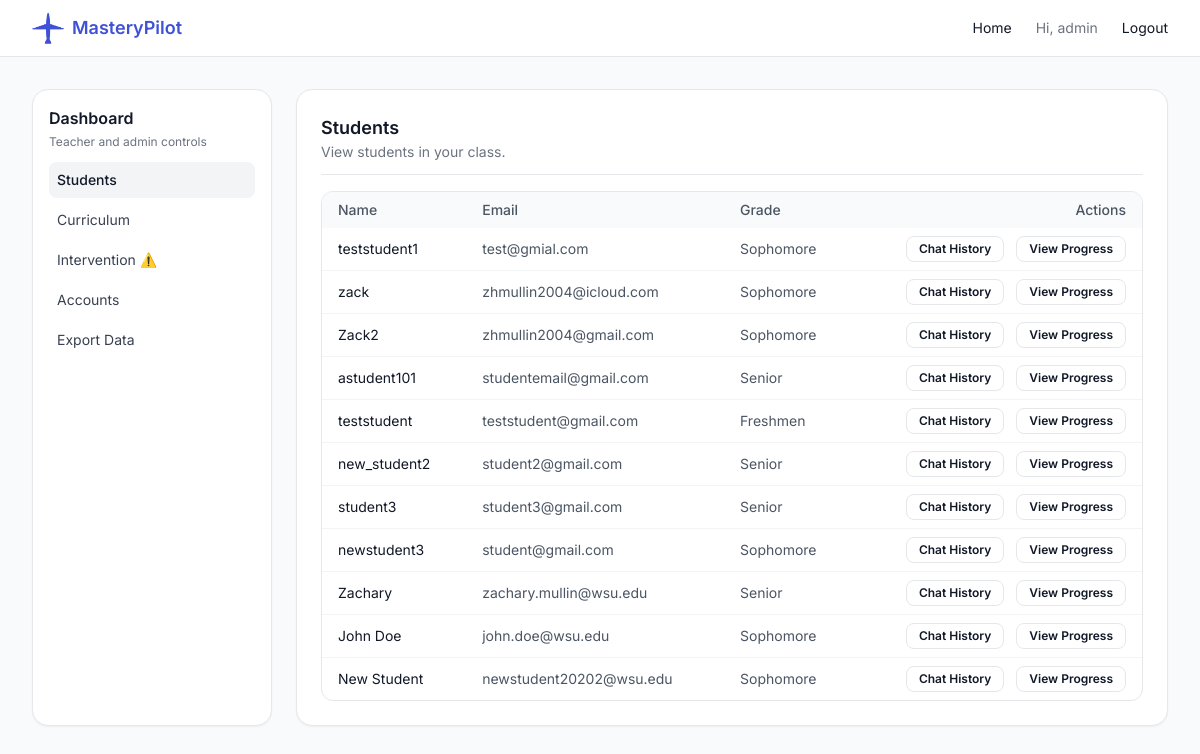
Page /tutor/dashboard/ (signed in) on the earlier database version.
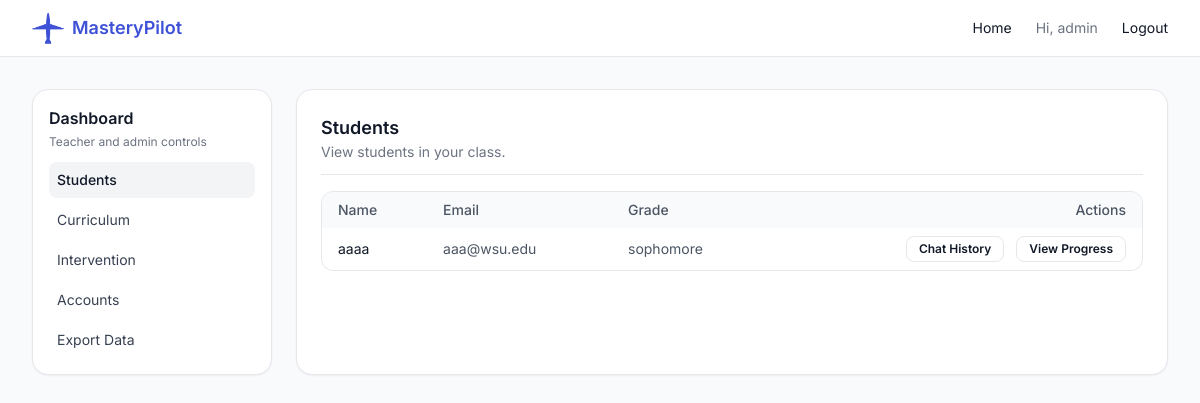
Same page on the later database version.
### tutor/models.py (models this page shows, shortened)
class StudentProfile(models.Model):
    user = models.OneToOneField(settings.AUTH_USER_MODEL, on_delete=models.CASCADE)
    display_name = models.CharField(max_length=200, blank=True)
    school = models.CharField(max_length=200, blank=True)
    grade = models.CharField(max_length=50, blank=True)
    classes = models.TextField(blank=True)  # comma-separated list
    teacher = models.ForeignKey(
        TeacherProfile,
        null=True,
        blank=True,
        on_delete=models.SET_NULL,
        related_name="students",
    )

### tutor/views.py (the view)
# urls.py: path("dashboard/", dashboard_page, name="dashboard"),
@login_required
@user_passes_test(is_teacher_or_admin)
def dashboard_page(request):
    teachers = TeacherProfile.objects.select_related("user").all()
    admins = AdminProfile.objects.select_related("user").all()
    is_admin_flag = is_admin(request.user)
    try:
        teacher_profile = TeacherProfile.objects.get(user=request.user)
    except TeacherProfile.DoesNotExist:
        teacher_profile = None
    is_teacher_flag = teacher_profile is not None
    if is_admin_flag:
        students = StudentProfile.objects.select_related("user", "teacher").all()
    elif is_teacher_flag:
        students = StudentProfile.objects.select_related("user", "teacher").filter(
            teacher=teacher_profile
        )
    else:
        students = StudentProfile.objects.none()
    files = []
    if os.path.exists(settings.CURRICULUM_ROOT):
        files = sorted(os.listdir(settings.CURRICULUM_ROOT))
    intervention_list = []
    intervention_alert = False
    for student in students:
        progress = StudentProgress.objects.filter(user=student.user).first()
        if progress is None:
            continue
        if progress.quiz_average is None:
            continue
        if progress.quiz_average < 0.7:
            if progress.quiz_average < 0.5:
                intervention_list.append((student, 1))
                intervention_alert = True
            else:
                intervention_list.append((student, 0))
    context = {
        "intervention_alert": intervention_alert,
        "teachers": teachers,
        "admins": admins,
        "students": students,
        "intervention_list": intervention_list,
        "curriculum_files": files,
        "is_admin": is_admin_flag,
        "is_teacher": is_teacher_flag,
    }
    return render(request, "dashboard_admin_mentor.html", context)

### tutor/utils.py (called while the page is built)
def is_teacher_or_admin(user):
    if not user.is_authenticated:
        return False
    if user.is_superuser:
        return True
    is_teacher = TeacherProfile.objects.filter(user=user).exists()
    is_admin = AdminProfile.objects.filter(user=user).exists()
    return is_teacher or is_admin

def is_admin(user):
    if not user.is_authenticated:
        return False
    if user.is_superuser:
        return True
    is_admin = AdminProfile.objects.filter(user=user).exists()
    return is_admin

### tutor/templates/dashboard_admin_mentor.html (shortened to what this page needs)
{% extends "base.html" %}
{% block content %}
<div class="grid lg:grid-cols-[240px_minmax(0,1fr)] gap-6">
  <aside class="bg-white rounded-2xl border shadow-sm p-4">
    <div class="mb-3">
      <h3 class="font-semibold text-gray-900">Dashboard</h3>
      <p class="text-xs text-gray-500 mt-1">Teacher and admin controls</p>
    </div>
    <nav>
      <ul id="dashboardNav" class="space-y-1 text-sm">
        <li>
          <button
            class="w-full text-left p-2 rounded-lg bg-gray-100 font-medium text-gray-900"
            data-section="students">
            Students
          </button>
        </li>
        <li>
          <button
            class="w-full text-left p-2 rounded-lg hover:bg-gray-50 text-gray-700"
            data-section="curriculum">
            Curriculum
          </button>
        </li>
        <li>
          <button
            class="w-full text-left p-2 rounded-lg hover:bg-gray-50 text-gray-700"
            data-section="intervention">
            Intervention{% if intervention_alert %} ⚠️{% endif %}
          </button>
        </li>
        {% if is_admin %}
        <li>
          <button
            class="w-full text-left p-2 rounded-lg hover:bg-gray-50 text-gray-700"
            data-section="accounts">
            Accounts
          </button>
        </li>
        {% endif %}
        <li>
          <button
            class="w-full text-left p-2 rounded-lg hover:bg-gray-50 text-gray-700"
            data-section="export">
            Export Data
          </button>
        </li>
      </ul>
    </nav>
  </aside>
  <section class="bg-white rounded-2xl border shadow-sm flex flex-col p-6">
    <header class="mb-4 border-b pb-3">
      <h2 id="dashboardSectionTitle" class="text-lg font-semibold text-gray-900">
      </h2>
      <p class="text-sm text-gray-500" id="dashboardSectionSubtitle">
      </p>
    </header>
    <div id="dashboardContent" class="flex-1">
      <div id="section-students" class="space-y-6 hidden"><div>
          <div class="border rounded-xl overflow-hidden">
            <table class="min-w-full text-sm">
              <thead class="bg-gray-50 text-gray-600">
                <tr>
                  <th class="px-4 py-2 text-left font-medium">Name</th>
                  <th class="px-4 py-2 text-left font-medium">Email</th>
                  <th class="px-4 py-2 text-left font-medium">Grade</th>
                  <th class="px-4 py-2 text-right font-medium">Actions</th>
                </tr>
              </thead>
              <tbody class="divide-y divide-gray-100">
                {% for s in students %}
                  <tr>
                    <td class="px-4 py-2">
                      {{ s.display_name|default:s.user.get_full_name|default:s.user.username }}
                    </td>
                    <td class="px-4 py-2 text-gray-600">
                      {{ s.user.email }}
                    </td>
                    <td class="px-4 py-2 text-gray-600">
                      {{ s.grade }}
                    </td>
                    <td class="px-4 py-2 text-right space-x-2">
                      <button
                        type="button"
                        class="inline-flex items-center rounded-lg border px-3 py-1 text-xs font-semibold hover:bg-gray-50 chat-history-btn"
                        data-role="student"
                        data-student-id="{{ s.user.id }}"
                        data-classes="{{ s.classes|default_if_none:''|escapejs }}"
                        data-teacher-id="{{ s.teacher.id|default:'' }}">
                        Chat History
                      </button>
                      <button
                        type="button"
                        class="inline-flex items-center rounded-lg border px-3 py-1 text-xs font-semibold hover:bg-gray-50 view-progress-btn"
                        data-role="student"
                        data-user-id="{{ s.user.id }}">
                        View Progress
                      </button>
                    </td>
                  </tr>
                {% empty %}
                  <tr>
                    <td colspan="4" class="px-4 py-3 text-center text-gray-400">
                      No students found.
                    </td>
                  </tr>
                {% endfor %}
              </tbody>
            </table>
          </div>
        </div>
      </div>
    </div>
  </section>
</div>
{% endblock %}

### tutor/templates/base.html (shortened to what this page needs)
<!DOCTYPE html>
<html lang="en">
<head>
  <script src="https://cdn.tailwindcss.com"></script>
</head>
<body class="bg-gray-50 text-gray-900">
  {% load static %}
  <nav class="bg-white border-b border-gray-200">
    <div class="max-w-7xl mx-auto px-4 sm:px-6 lg:px-8 h-14 flex items-center justify-between">
      <a href="/" class="flex items-center gap-2 font-semibold text-brand-600 text-lg">
        <img src="{% static 'favicon.png' %}" alt="Logo" class="h-8 w-8">
        MasteryPilot
      </a>
      <div class="flex items-center gap-6 text-sm">
        <a href="/" class="hover:text-brand-700">Home</a>
        {% if user.is_authenticated %}
          <span class="text-gray-500">Hi, {{ user.username }}</span>
          <form action="/logout/" method="post" class="inline">
            <button type="submit" class="hover:text-brand-700">Logout</button>
          </form>
        {% else %}
          <a href="/login/" class="hover:text-brand-700">Login</a>
          <a href="/signup/" class="hover:text-brand-700">Signup</a>
        {% endif %}
      </div>
    </div>
  </nav>
  <main class="max-w-7xl mx-auto px-4 sm:px-6 lg:px-8 py-8">
    {% block content %}{% endblock %}
  </main>
</body>
</html>

### tutor/templates/base.html (style rules this page uses)
body { font-family: 'Inter', system-ui, sans-serif; }

Differences in the rows shown:
removed StudentProfile: display_name "teststudent1", user.email "test@gmial.com", grade "Sophomore"
removed StudentProfile: display_name "Zack2", user.email "zhmullin2004@gmail.com", grade "Sophomore"
removed StudentProfile: display_name "astudent101", user.email "studentemail@gmail.com", grade "Senior"
removed StudentProfile: display_name "teststudent", user.email "teststudent@gmail.com", grade "Freshmen"
removed StudentProfile: display_name "new_student2", user.email "student2@gmail.com", grade "Senior"
removed StudentProfile: display_name "student3", user.email "student3@gmail.com", grade "Senior"
removed StudentProfile: display_name "newstudent3", user.email "student@gmail.com", grade "Sophomore"
removed StudentProfile: display_name "Zachary", user.email "zachary.mullin@wsu.edu", grade "Senior"
removed StudentProfile: display_name "John Doe", user.email "john.doe@wsu.edu", grade "Sophomore"
removed StudentProfile: display_name "New Student", user.email "newstudent20202@wsu.edu", grade "Sophomore"
changed StudentProfile: display_name "zack" → "aaaa"; user.email "zhmullin2004@icloud.com" → "aaa@wsu.edu"; grade "Sophomore" → "sophomore"
